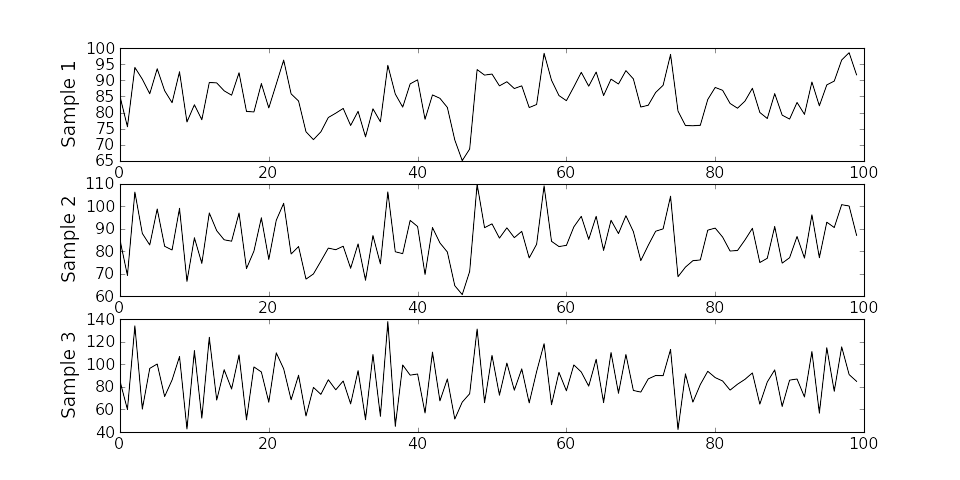

Generate this figure with Python:
import numpy as np
import matplotlib.pyplot as plt

N = 100
targetY = 85
stdevY = 10

# Create a random walk
phi = 0.4
shocks = np.random.normal(loc=targetY, scale=stdevY, size=(N,1))

random_walk1 = np.zeros((N, 1))
random_walk1[0] = targetY
for k in np.arange(start=1, stop=N, step=1):
    random_walk1[k] = phi*random_walk1[k-1] + (1-phi)*shocks[k]

phi = 0
random_walk2 = np.zeros((N, 1))
random_walk2[0] = targetY
for k in np.arange(start=1, stop=N, step=1):
    random_walk2[k] = phi*random_walk2[k-1] + (1-phi)*shocks[k]

phi = -0.6
random_walk3 = np.zeros((N, 1))
random_walk3[0] = targetY
for k in np.arange(start=1, stop=N, step=1):
    random_walk3[k] = phi*random_walk3[k-1] + (1-phi)*shocks[k]

fig = plt.figure(figsize=(10, 5)) #, dpi=None, facecolor=None, edgecolor=None, frameon=False, subplotpars=None)bplotpars=None)
h_ax1 = fig.add_subplot(3, 1, 1)
h_ax1.plot(random_walk1[0:N], color='k')
h_ax1.set_xlim(0, N)
h_ax1.set_ylabel('Sample 1', fontsize=14)

h_ax2 = fig.add_subplot(3, 1, 2)
h_ax2.plot(random_walk2[0:N], color='k')
h_ax2.set_xlim(0, N)
h_ax2.set_ylabel('Sample 2', fontsize=14)

h_ax3 = fig.add_subplot(3, 1, 3)
h_ax3.plot(random_walk3[0:N], color='k')
h_ax3.set_xlim(0, N)
h_ax3.set_ylabel('Sample 3', fontsize=14)



fig.savefig('simulate-independence.png', dpi=96, facecolor='w', edgecolor='w',
        orientation='portrait', papertype=None, format=None,
        transparent=True)

plt.close()
 
